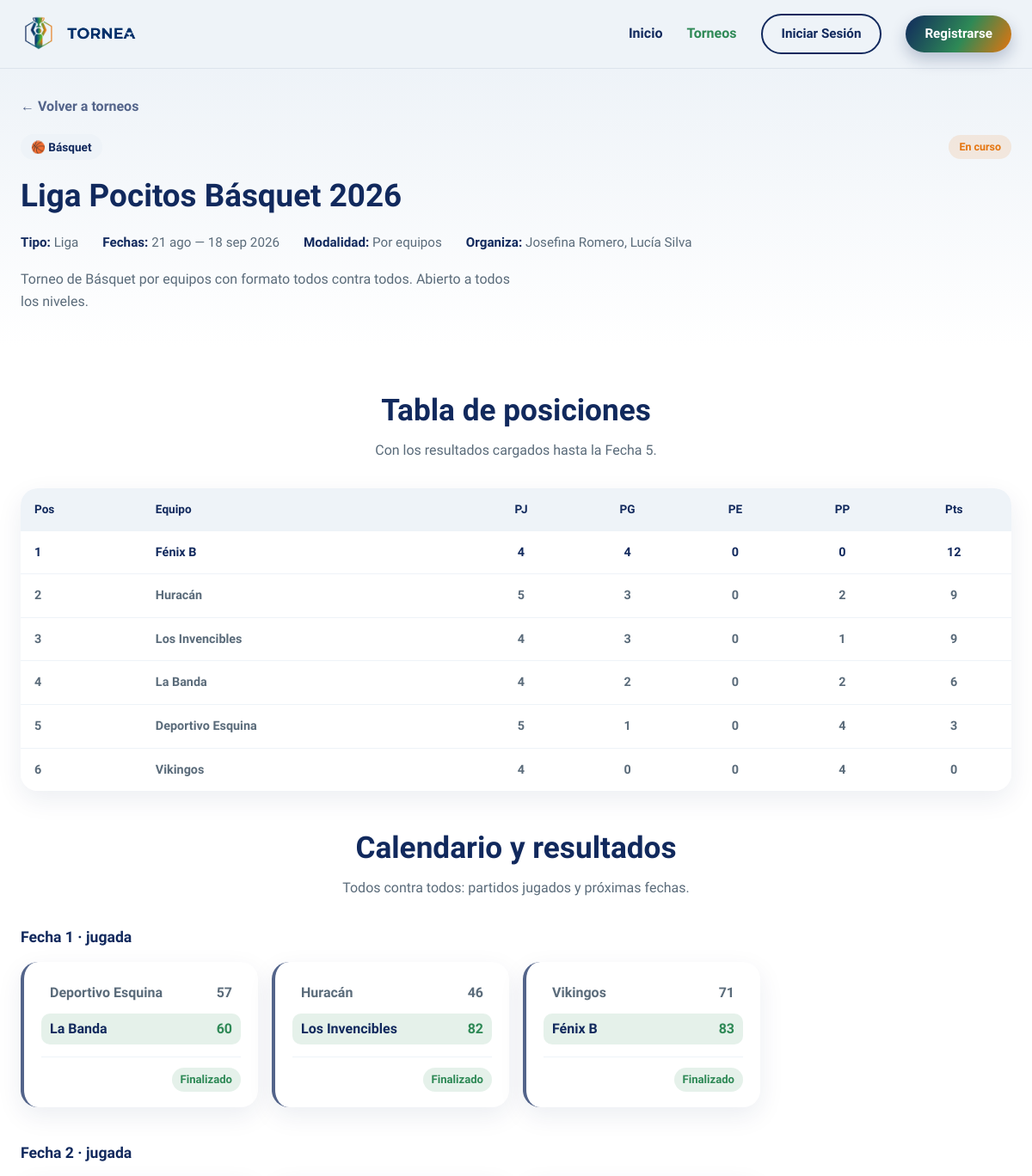
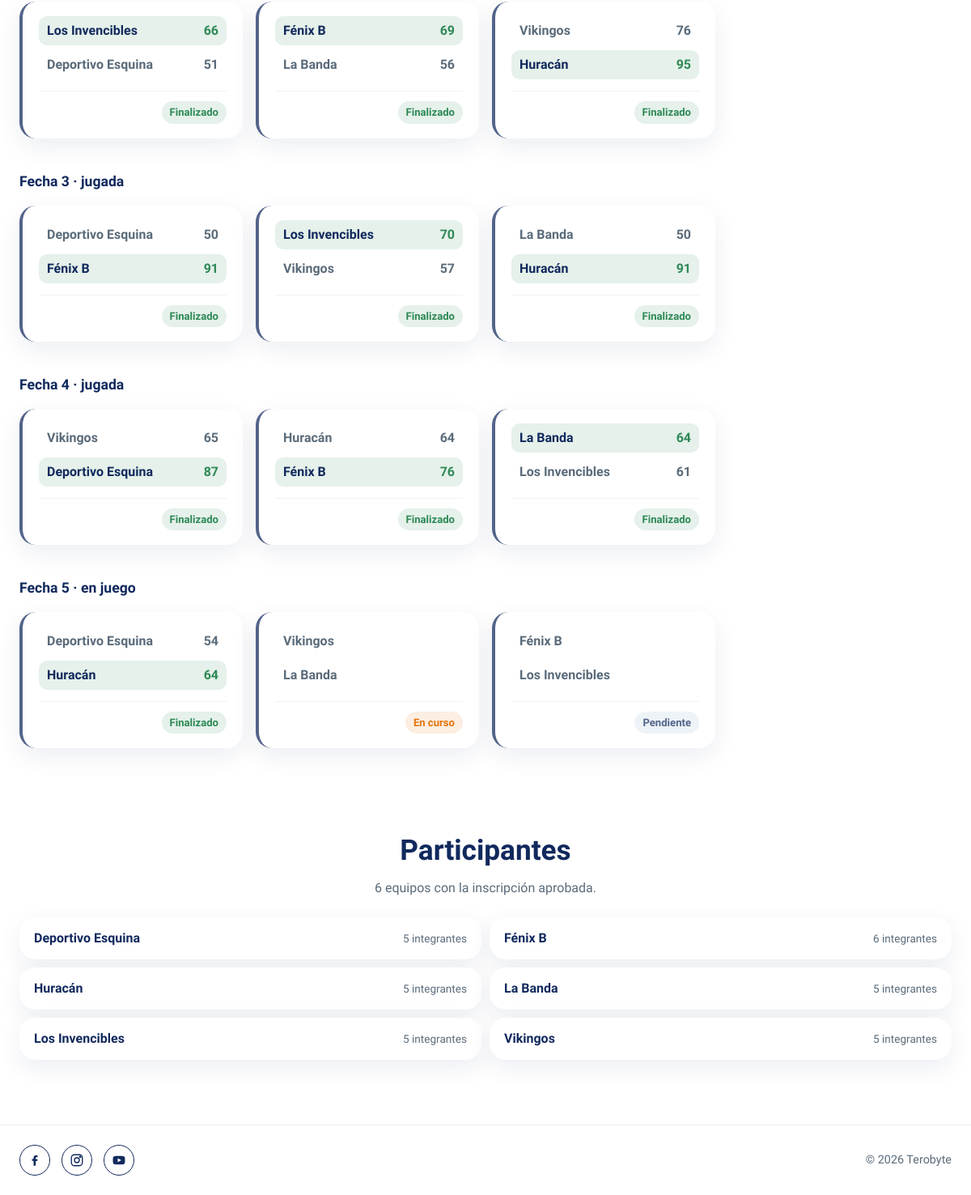
The page /app/views/torneo-detalle.php?id=52 on the database its author committed (2 pictures, top to bottom).
### tables this page shows
CREATE TABLE torneos (
  id INT AUTO_INCREMENT PRIMARY KEY,
  nombre VARCHAR(150) NOT NULL,
  descripcion TEXT,
  deporte VARCHAR(100),
  tipo ENUM('liga','eliminacion','suizo') NOT NULL,
  modalidad ENUM('individual','equipo') NOT NULL DEFAULT 'individual',
  fecha_inicio DATE,
  fecha_fin DATE,
  estado ENUM('borrador','publicado','en_curso','finalizado') DEFAULT 'borrador',
  created_at TIMESTAMP DEFAULT CURRENT_TIMESTAMP
);

CREATE TABLE tabla_posiciones (
  id INT AUTO_INCREMENT PRIMARY KEY,
  torneo_id INT NOT NULL,
  participante_id INT NOT NULL,
  pj INT DEFAULT 0,
  pg INT DEFAULT 0,
  pp INT DEFAULT 0,
  puntos INT DEFAULT 0,
  FOREIGN KEY (torneo_id) REFERENCES torneos(id) ON DELETE CASCADE,
  FOREIGN KEY (participante_id) REFERENCES participantes(id) ON DELETE CASCADE
);

CREATE TABLE rondas (
  id INT AUTO_INCREMENT PRIMARY KEY,
  torneo_id INT NOT NULL,
  numero INT NOT NULL,
  estado ENUM('pendiente','en_curso','finalizada') DEFAULT 'pendiente',
  FOREIGN KEY (torneo_id) REFERENCES torneos(id) ON DELETE CASCADE
);

CREATE TABLE resultados (
  id INT AUTO_INCREMENT PRIMARY KEY,
  enfrentamiento_id INT NOT NULL UNIQUE,
  score_local INT DEFAULT 0,
  score_visitante INT DEFAULT 0,
  registrado_por INT,
  created_at TIMESTAMP DEFAULT CURRENT_TIMESTAMP,
  FOREIGN KEY (enfrentamiento_id) REFERENCES enfrentamientos(id) ON DELETE CASCADE,
  FOREIGN KEY (registrado_por) REFERENCES usuarios(id) ON DELETE SET NULL
);

CREATE TABLE enfrentamientos (
  id INT AUTO_INCREMENT PRIMARY KEY,
  ronda_id INT NOT NULL,
  participante_local_id INT,
  participante_visitante_id INT,
  estado ENUM('pendiente','en_curso','finalizado') DEFAULT 'pendiente',
  FOREIGN KEY (ronda_id) REFERENCES rondas(id) ON DELETE CASCADE,
  FOREIGN KEY (participante_local_id) REFERENCES participantes(id) ON DELETE SET NULL,
  FOREIGN KEY (participante_visitante_id) REFERENCES participantes(id) ON DELETE SET NULL
);

CREATE TABLE participantes (
  id INT AUTO_INCREMENT PRIMARY KEY,
  torneo_id INT NOT NULL,
  usuario_id INT,
  equipo_id INT,
  tipo ENUM('individual','equipo') NOT NULL,
  estado ENUM('pendiente','aprobado','rechazado') DEFAULT 'pendiente',
  created_at TIMESTAMP DEFAULT CURRENT_TIMESTAMP,
  FOREIGN KEY (torneo_id) REFERENCES torneos(id) ON DELETE CASCADE,
  FOREIGN KEY (usuario_id) REFERENCES usuarios(id) ON DELETE SET NULL,
  FOREIGN KEY (equipo_id) REFERENCES equipos(id) ON DELETE SET NULL,
   
   
  UNIQUE KEY uq_participante_usuario (torneo_id, usuario_id),
  UNIQUE KEY uq_participante_equipo (torneo_id, equipo_id)
);

### app/views/torneo-detalle.php (the view, shortened to what the rows shown need)
<?php
require_once __DIR__ . '/../models/torneo.php';
require_once __DIR__ . '/../models/ronda.php';
require_once __DIR__ . '/../helpers/formato.php';
$modelo = new Torneo();
$id = (int) ($_GET['id'] ?? 0);
$torneo = $modelo->buscarPorId($id);
$usuario_id = $_SESSION['usuario']['id'] ?? 0;
$puede_gestionar = $torneo && $modelo->puedeGestionar($id, $usuario_id);
$gestiona_como_admin = $puede_gestionar && !$modelo->esOrganizador($id, $usuario_id);
if ($torneo && $torneo['estado'] === 'borrador' && !$gestiona_como_admin) {
    $volver = ['url' => '/tornea/app/views/perfil.php', 'texto' => 'Volver a mis torneos'];
} else {
    $volver = ['url' => '/tornea/app/views/torneos.php', 'texto' => 'Volver a torneos'];
}
if (!$torneo) {
    http_response_code(404);
} else {
    $organizadores = $modelo->listarOrganizadores($id);
    $participantes = $modelo->listarParticipantes($id);
    $rondas = $modelo->listarRondas($id);
    $es_por_equipos = $torneo['modalidad'] === 'equipo';
    $modalidad = $es_por_equipos ? 'Por equipos' : 'Individual';
    $prefijo_ronda = $torneo['tipo'] === 'liga' ? 'Fecha' : 'Ronda';
    $mensajes = [
        'borrador' => 'El torneo todavía es un borrador: publicalo para abrir la inscripción.',
        'publicado' => 'Las rondas se generan cuando arranca el torneo.',
        'en_curso' => 'Todavía no se generaron las rondas.',
        'finalizado' => 'Este torneo no tiene rondas registradas.',
    ];
    $mensaje_sin_rondas = $mensajes[$torneo['estado']];
    $modeloRonda = new Ronda();
    $puede_cargar = $puede_gestionar && $torneo['estado'] === 'en_curso';
    if ($torneo['tipo'] === 'eliminacion') {
        $llave = [];
        $total_rondas = count($participantes) >= 2 ? (int) ceil(log(count($participantes), 2)) : count($rondas);
        for ($k = 1; $k <= max($total_rondas, count($rondas)); $k++) {
            if (isset($rondas[$k - 1])) {
                $enfrentamientos = $rondas[$k - 1]['enfrentamientos'];
                $estado_ronda = $rondas[$k - 1]['estado'];
            } else {
                $enfrentamientos = array_fill(0, (int) pow(2, $total_rondas - $k), null);
                $estado_ronda = 'pendiente';
            }
            $llave[] = ['cruces' => count($enfrentamientos), 'estado' => $estado_ronda, 'enfrentamientos' => $enfrentamientos];
        }
        $campeon = null;
        $ultima = end($llave);
        if ($ultima && $ultima['cruces'] === 1 && $ultima['enfrentamientos'][0]) {
            $final = $ultima['enfrentamientos'][0];
            if ($final['score_local'] !== null && $final['score_local'] != $final['score_visitante']) {
                $campeon = $final['score_local'] > $final['score_visitante'] ? $final['local'] : $final['visitante'];
            }
        }
    } else {
        $posiciones = $modelo->listarPosiciones($id);
        $campeon = $torneo['estado'] === 'finalizado' ? $modeloRonda->campeon($torneo) : null;
        $ultima_jugada = null;
        foreach ($rondas as $r) {
            foreach ($r['enfrentamientos'] as $en) {
                if ($en['score_local'] !== null) {
                    $ultima_jugada = $r['numero'];
                }
            }
        }
    }
}
?>
<!DOCTYPE html>
<html lang="es">
<head>
  <link rel="stylesheet" href="/tornea/css/style.css?v=2" />
  <link rel="stylesheet" href="/tornea/css/torneos.css?v=3" />
  <link rel="stylesheet" href="/tornea/css/torneo-detalle.css?v=8" />
  <link rel="stylesheet" href="/tornea/css/auth.css?v=3" />
  <link rel="stylesheet" href="/tornea/css/equipos.css?v=2" />
</head>
<body>
  <?php $pagina_actual = 'torneos'; include __DIR__ . '/partials/header.php'; ?>
  <main>
    <section class="torneo-detalle-hero">
      <div class="container">
        <a href="<?= $volver['url'] ?>" class="volver-link">← <?= $volver['texto'] ?></a>
        <?php if (!$torneo): ?>
          <h1 class="torneo-detalle-nombre">Torneo no encontrado</h1>
          <p class="torneo-detalle-descripcion">El torneo que buscás no existe o todavía no fue publicado.</p>
        <?php else: ?>
          <div class="torneo-detalle-top">
            <span class="torneo-badge"><?= iconoDeporte($torneo['deporte']) ?> <?= e($torneo['deporte']) ?></span>
            <span class="torneo-estado <?= claseEstado($torneo['estado']) ?>"><?= etiquetaEstado($torneo['estado']) ?></span>
          </div>
          <h1 class="torneo-detalle-nombre"><?= e($torneo['nombre']) ?></h1>
          <ul class="torneo-detalle-datos">
            <li><strong>Tipo:</strong> <?= etiquetaTipo($torneo['tipo']) ?></li>
            <li><strong>Fechas:</strong> <?= formatearFechas($torneo['fecha_inicio'], $torneo['fecha_fin']) ?></li>
            <li><strong>Modalidad:</strong> <?= $modalidad ?></li>
            <li><strong>Organiza:</strong> <?= e(implode(', ', array_column($organizadores, 'nombre'))) ?></li>
          </ul>
          <?php if (trim((string) $torneo['descripcion']) !== ''): ?>
            <p class="torneo-detalle-descripcion"><?= nl2br(e($torneo['descripcion'])) ?></p>
          <?php endif; ?>
        <?php endif; ?>
      </div>
    </section>
    <?php if ($torneo): ?>
      <?php if ($torneo['tipo'] === 'eliminacion'): ?>
        <section class="bracket-section">
          <div class="container">
            <h2 class="section-title">Llaves del torneo</h2>
            <?php if ($campeon): ?>
              <p class="section-subtitle">🏆 Campeón: <strong><?= e($campeon) ?></strong></p>
            <?php elseif ($rondas): ?>
              <p class="section-subtitle">Resultado y estado de cada cruce, ronda por ronda.</p>
            <?php endif; ?>
            <?php if ($llave): ?>
              <div class="bracket">
                <?php foreach ($llave as $ronda): ?>
                  <div class="bracket-round">
                    <h3 class="bracket-round-title"><?= nombreRondaEliminacion($ronda['cruces']) ?></h3>
                    <div class="bracket-matches">
                      <?php $es_final = $ronda['cruces'] === 1; ?>
                      <?php $editable = $puede_cargar && $ronda['estado'] === 'en_curso'; ?>
                      <?php foreach ($ronda['enfrentamientos'] as $en): ?>
                        <?php include __DIR__ . '/partials/match-card.php'; ?>
                      <?php endforeach; ?>
                      <?php $es_final = false; $editable = false; ?>
                    </div>
                  </div>
                <?php endforeach; ?>
              </div>
            <?php else: ?>
              <p class="detalle-vacio"><?= $mensaje_sin_rondas ?></p>
            <?php endif; ?>
          </div>
        </section>
      <?php else: ?>
        <section class="posiciones-section">
          <div class="container">
            <h2 class="section-title"><?= $torneo['tipo'] === 'liga' ? 'Tabla de posiciones' : 'Clasificación' ?></h2>
            <?php if ($campeon): ?>
              <p class="section-subtitle">🏆 Campeón: <strong><?= e($campeon) ?></strong></p>
            <?php elseif ($ultima_jugada): ?>
              <p class="section-subtitle">Con los resultados cargados hasta la <?= $prefijo_ronda ?> <?= $ultima_jugada ?>.</p>
            <?php endif; ?>
            <?php if ($posiciones): ?>
              <div class="tabla-posiciones-wrap">
                <table class="tabla-posiciones">
                  <thead>
                    <tr>
                      <th>Pos</th>
                      <th><?= $es_por_equipos ? 'Equipo' : 'Jugador' ?></th>
                      <th>PJ</th>
                      <th>PG</th>
                      <th>PE</th>
                      <th>PP</th>
                      <th>Pts</th>
                    </tr>
                  </thead>
                  <tbody>
                    <?php foreach ($posiciones as $i => $fila): ?>
                      <tr<?= $i === 0 && $fila['pj'] > 0 ? ' class="fila-lider"' : '' ?>>
                        <td><?= $i + 1 ?></td>
                        <td><?= e($fila['nombre']) ?></td>
                        <td><?= (int) $fila['pj'] ?></td>
                        <td><?= (int) $fila['pg'] ?></td>
                        <td><?= (int) $fila['pe'] ?></td>
                        <td><?= (int) $fila['pp'] ?></td>
                        <td><?= (int) $fila['puntos'] ?></td>
                      </tr>
                    <?php endforeach; ?>
                  </tbody>
                </table>
              </div>
            <?php else: ?>
              <p class="detalle-vacio"><?= $mensaje_sin_rondas ?></p>
            <?php endif; ?>
          </div>
        </section>
        <?php if ($rondas): ?>
          <section class="calendario-section">
            <div class="container">
              <h2 class="section-title"><?= $torneo['tipo'] === 'liga' ? 'Calendario y resultados' : 'Emparejamientos' ?></h2>
              <div class="calendario-fechas">
                <?php foreach ($rondas as $ronda): ?>
                  <div class="fecha-grupo" id="ronda-<?= (int) $ronda['numero'] ?>">
                    <h3 class="bracket-round-title"><?= etiquetaRonda($prefijo_ronda, $ronda['numero'], $ronda['estado']) ?></h3>
                    <div class="bracket-matches">
                      <?php $editable = $puede_cargar && $ronda['estado'] === 'en_curso'; ?>
                      <?php foreach ($ronda['enfrentamientos'] as $en): ?>
                        <?php include __DIR__ . '/partials/match-card.php'; ?>
                      <?php endforeach; ?>
                    </div>
                  </div>
                <?php endforeach; ?>
              </div>
            </div>
          </section>
        <?php endif; ?>
      <?php endif; ?>
      <section class="participantes-section">
        <div class="container">
          <h2 class="section-title">Participantes</h2>
          <?php if ($participantes): ?>
            <ul class="participantes-lista">
              <?php foreach ($participantes as $p): ?>
                <li class="participante-item">
                  <span class="participante-nombre"><?= e($p['nombre']) ?></span>
                  <?php if ($p['tipo'] === 'equipo'): ?>
                    <span class="participante-extra"><?= (int) $p['miembros'] ?> integrantes</span>
                  <?php endif; ?>
                </li>
              <?php endforeach; ?>
            </ul>
          <?php else: ?>
            <p class="detalle-vacio">Todavía no hay participantes aprobados.</p>
          <?php endif; ?>
        </div>
      </section>
    <?php endif; ?>
  </main>
</body>
</html>

### app/views/partials/match-card.php (shortened to what the rows shown need)
<?php
$es_libre = $en && $en['participante_visitante_id'] === null;
$tiene_resultado = $en && $en['score_local'] !== null;
$gana_local = ($tiene_resultado && $en['score_local'] > $en['score_visitante'])
    || ($es_libre && $torneo['tipo'] !== 'liga');
$gana_visitante = $tiene_resultado && $en['score_visitante'] > $en['score_local'];
$estado_en = $en ? $en['estado'] : 'pendiente';
$cargar_resultado = !empty($editable) && $en && !$es_libre;
?>
<article class="match-card<?= !empty($es_final) ? ' match-card-final' : '' ?><?= $es_libre ? ' match-card-libre' : '' ?>"<?= $en ? ' id="partido-' . (int) $en['id'] . '"' : '' ?>>
  <div class="match-teams">
    <?php foreach (['local' => $gana_local, 'visitante' => $gana_visitante] as $lado => $gana): ?>
      <?php $nombre = !$en ? 'Por definir' : ($lado === 'visitante' && $es_libre ? 'Libre' : $en[$lado]); ?>
      <div class="match-team<?= $gana ? ' match-team-ganador' : '' ?><?= $lado === 'visitante' && $es_libre ? ' match-team-libre' : '' ?>">
        <span class="match-team-nombre"><?= e($nombre) ?></span>
        <?php if ($cargar_resultado): ?>
          <input type="number" class="match-score-input" name="score_<?= $lado ?>" min="0" max="999" required
                 value="<?= $tiene_resultado ? (int) $en['score_' . $lado] : '' ?>"
                 aria-label="Resultado de <?= e($nombre) ?>" />
        <?php elseif ($tiene_resultado): ?>
          <span class="match-team-score"><?= (int) $en['score_' . $lado] ?></span>
        <?php endif; ?>
      </div>
    <?php endforeach; ?>
  </div>
  <div class="match-meta">
    <?php if ($cargar_resultado): ?>
      <button type="submit" class="btn btn-outline match-guardar"><?= $tiene_resultado ? 'Corregir' : 'Guardar' ?></button>
    <?php elseif (!$es_libre): ?>
      <span class="match-estado match-estado-<?= str_replace('_', '-', $estado_en) ?>"><?= etiquetaEstadoPartido($estado_en) ?></span>
    <?php endif; ?>
  </div>
</article>

### rows shown on the page
torneos: deporte "🏀", deporte "Básquet", estado "En curso", nombre "Liga Pocitos Básquet 2026", tipo "Liga", fecha_inicio+fecha_fin "21 ago — 18 sep 2026", modalidad "Por equipos", descripcion "Torneo de Básquet por equipos con formato todos contra todos. Abierto a todos los niveles.", tipo "Fecha", tipo "Fecha 1 · jugada", tipo "Fecha 2 · jugada", tipo "Fecha 3 · jugada", tipo "Fecha 4 · jugada", tipo "Fecha 5 · en juego"
tabla_posiciones: nombre "Fénix B", pj "4", pg "4", pe "0", pp "0", puntos "12"
tabla_posiciones: nombre "Huracán", pj "5", pg "3", pe "0", pp "2", puntos "9"
tabla_posiciones: nombre "Los Invencibles", pj "4", pg "3", pe "0", pp "1", puntos "9"
tabla_posiciones: nombre "La Banda", pj "4", pg "2", pe "0", pp "2", puntos "6"
tabla_posiciones: nombre "Deportivo Esquina", pj "5", pg "1", pe "0", pp "4", puntos "3"
tabla_posiciones: nombre "Vikingos", pj "4", pg "0", pe "0", pp "4", puntos "0"
rondas: nombre "Deportivo Esquina", resultados.score_local "57", nombre "La Banda", resultados.score_visitante "60", enfrentamientos.estado "Finalizado", nombre "Huracán", resultados.score_local "46", nombre "Los Invencibles", resultados.score_visitante "82", nombre "Vikingos", resultados.score_local "71", nombre "Fénix B", resultados.score_visitante "83"
rondas: nombre "Los Invencibles", resultados.score_local "66", nombre "Deportivo Esquina", resultados.score_visitante "51", enfrentamientos.estado "Finalizado", nombre "Fénix B", resultados.score_local "69", nombre "La Banda", resultados.score_visitante "56", nombre "Vikingos", resultados.score_local "76", nombre "Huracán", resultados.score_visitante "95"
rondas: nombre "Deportivo Esquina", resultados.score_local "50", nombre "Fénix B", resultados.score_visitante "91", enfrentamientos.estado "Finalizado", nombre "Los Invencibles", resultados.score_local "70", nombre "Vikingos", resultados.score_visitante "57", nombre "La Banda", nombre "Huracán"
rondas: nombre "Vikingos", resultados.score_local "65", nombre "Deportivo Esquina", resultados.score_visitante "87", enfrentamientos.estado "Finalizado", nombre "Huracán", resultados.score_local "64", nombre "Fénix B", resultados.score_visitante "76", nombre "La Banda", nombre "Los Invencibles", resultados.score_visitante "61"
rondas: nombre "Deportivo Esquina", resultados.score_local "54", nombre "Huracán", resultados.score_visitante "64", enfrentamientos.estado "Finalizado"
enfrentamientos: nombre "Vikingos", nombre "La Banda", estado "En curso"
enfrentamientos: nombre "Fénix B", nombre "Los Invencibles", estado "Pendiente"
participantes: nombre "Deportivo Esquina", miembros "5"
participantes: nombre "Fénix B", miembros "6"
participantes: nombre "Huracán", miembros "5"
participantes: nombre "La Banda", miembros "5"
participantes: nombre "Los Invencibles", miembros "5"
participantes: nombre "Vikingos", miembros "5"

### other values the page prints
$volver['texto'] "Volver a torneos"
implode(', ', array_column($organizadores, 'nombre')) "Josefina Romero, Lucía Silva"
$ultima_jugada "5"
count($participantes) "6"
